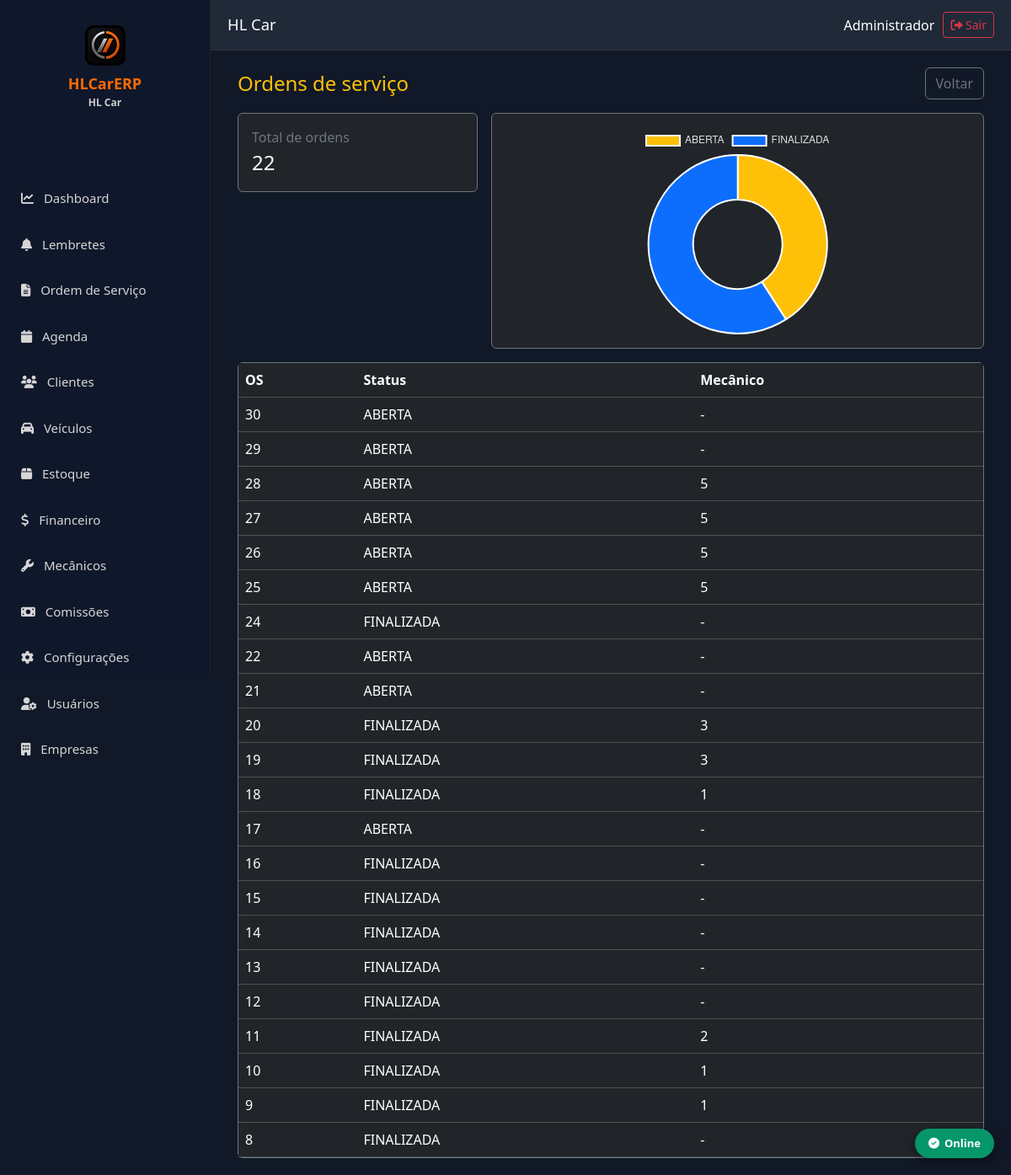
The page /dashboard/ordens (signed in) on the database its author committed.
### models.py (models this page shows)
class Empresa(db.Model):
    __tablename__ = "empresas"
    id = db.Column(db.Integer, primary_key=True)
    razao_social = db.Column(db.String(200), nullable=False)
    nome_fantasia = db.Column(db.String(200), nullable=False)
    cnpj = db.Column(db.String(20), unique=True, nullable=False)
    inscricao_estadual = db.Column(db.String(30))
    telefone = db.Column(db.String(30))
    whatsapp = db.Column(db.String(30))
    email = db.Column(db.String(150))
    site = db.Column(db.String(200))
    data_vencimento = db.Column(db.Date)
    status_pagamento = db.Column(db.String(20), default="ATIVO")  # ATIVO | BLOQUEADO | INATIVO
    plano = db.Column(db.String(50), default="BASICO")
    observacoes_internas = db.Column(db.Text)
    dia_corte_comissao = db.Column(db.Integer, default=15)          # 1 a 28
    aliquota_imposto_comissao = db.Column(db.Float, default=10.0)  # % padrão
    url_nfse = db.Column(db.String(255))
    nfse_provedor = db.Column(db.String(50))
    inscricao_municipal = db.Column(db.String(30))
    certificado_path = db.Column(db.String(255))
    senha_certificado = db.Column(db.String(100))
    codigo_servico = db.Column(db.String(20))
    aliquota_iss = db.Column(db.Numeric(5, 2), default=5.00)
    regime_tributario = db.Column(db.String(10), default="1")
    cep = db.Column(db.String(15))
    endereco = db.Column(db.String(200))
    numero = db.Column(db.String(20))
    complemento = db.Column(db.String(100))
    bairro = db.Column(db.String(100))
    cidade = db.Column(db.String(100))
    estado = db.Column(db.String(2))
    logo = db.Column(db.String(255))
    ativo = db.Column(db.Boolean, default=True, nullable=False)
    criado_em = db.Column(db.DateTime, default=datetime.utcnow, nullable=False)
    alterado_em = db.Column(db.DateTime, default=datetime.utcnow, onupdate=datetime.utcnow)

class OrdemServico(db.Model):
    __tablename__ = "ordens_servico"
    id = db.Column(db.Integer, primary_key=True)
    empresa_id = db.Column(db.Integer, db.ForeignKey("empresas.id"), nullable=False, index=True)
    numero = db.Column(db.Integer, nullable=False)
    cliente_id = db.Column(db.Integer, db.ForeignKey("clientes.id"), nullable=False)
    veiculo_id = db.Column(db.Integer, db.ForeignKey("veiculos.id"))
    status = db.Column(db.String(20), default="ABERTA")
    prioridade = db.Column(db.String(20), default="NORMAL")
    data_abertura = db.Column(db.DateTime, default=datetime.utcnow)
    data_inicio = db.Column(db.DateTime)
    data_finalizacao = db.Column(db.DateTime)
    km = db.Column(db.Integer)
    consultor = db.Column(db.String(120))
    mecanico = db.Column(db.String(120))
    mecanico_id = db.Column(db.Integer, db.ForeignKey("mecanicos.id"))
    mecanico = db.relationship("Mecanico")
    os_origem_id = db.Column(db.Integer, db.ForeignKey("ordens_servico.id"))
    is_retrabalho = db.Column(db.Boolean, default=False)
    defeito_relatado = db.Column(db.Text)
    diagnostico = db.Column(db.Text)
    servico_executado = db.Column(db.Text)
    observacoes = db.Column(db.Text)
    valor_servicos = db.Column(Numeric(18, 2), default=0)
    valor_produtos = db.Column(Numeric(18, 2), default=0)
    desconto = db.Column(Numeric(18, 2), default=0)
    acrescimo = db.Column(Numeric(18, 2), default=0)
    valor_total = db.Column(Numeric(18, 2), default=0)
    criado_em = db.Column(db.DateTime, default=datetime.utcnow)
    alterado_em = db.Column(db.DateTime, default=datetime.utcnow, onupdate=datetime.utcnow)
    empresa = db.relationship("Empresa")
    cliente = db.relationship("Cliente")
    veiculo = db.relationship("Veiculo")
    mecanico_ref = db.relationship("Mecanico", foreign_keys=[mecanico_id])
    os_origem = db.relationship("OrdemServico", remote_side=[id], foreign_keys=[os_origem_id])
    itens = db.relationship("ItemOrdemServico", back_populates="ordem_servico", cascade="all, delete-orphan")
    __table_args__ = (
        UniqueConstraint("empresa_id", "numero", name="uk_os_empresa"),
    )

### app.py (the view)
@app.route("/dashboard/ordens")
@login_required
def dashboard_ordens():
    eid = empresa_atual()
    if not eid:
        return redirect("/login")
    if session.get("usuario_perfil") == "MECANICO":
        return redirect("/ordens")
    ordens = OrdemServico.query.filter_by(empresa_id=eid).order_by(OrdemServico.id.desc()).all()
    por_status = {}
    for o in ordens:
        st = o.status or "Sem status"
        por_status[st] = por_status.get(st, 0) + 1
    return render_template(
        "dashboard_ordens.html",
        ordens=ordens[:30],
        total=len(ordens),
        labels=list(por_status.keys()),
        valores=list(por_status.values()),
    )

### app.py (called while the page is built, shortened)
def login_required(f):
    @wraps(f)
    def decorated_function(*args, **kwargs):
        if "usuario_id" not in session:
            return redirect("/login")
        path = request.path or ""
        livres = ("/assinar", "/logout", "/static", "/uploads", "/login")
        if any(path.startswith(p) for p in livres):
            return f(*args, **kwargs)
        if session.get("usuario_perfil") == "SUPER":
            return f(*args, **kwargs)
    return decorated_function

def empresa_atual():
    eid = session.get("empresa_id")
    if not eid:
        session.clear()
        return None
    return eid

@app.context_processor
def inject_empresa():
    import os
    eid = session.get("empresa_id")
    emp = Empresa.query.get(eid) if eid else None
    nome = "HLCarERP"
    logo_url = None
    if emp:
        nome = emp.nome_fantasia or emp.razao_social or "HLCarERP"
    if eid:
        pasta = os.path.join(app.root_path, "static", "uploads", "logos")
        for ext in ("png", "jpg", "jpeg", "webp"):
            caminho = os.path.join(pasta, f"{eid}.{ext}")
            if os.path.isfile(caminho):
                logo_url = url_for("static", filename=f"uploads/logos/{eid}.{ext}")
                break
    return {"empresa_nome": nome, "empresa_logo": logo_url, "empresa": emp}

### templates/dashboard_ordens.html (shortened to what this page needs)
{% extends "base.html" %}
{% block conteudo %}
<div class="container-fluid">
    <div class="d-flex justify-content-between align-items-center mb-3">
        <h4 class="text-warning mb-0">Ordens de serviço</h4>
        <a href="/" class="btn btn-outline-secondary">Voltar</a>
    </div>
    <div class="row g-3 mb-3">
        <div class="col-md-4">
            <div class="card bg-dark border-secondary p-3">
                <div class="text-secondary">Total de ordens</div>
                <div class="fs-4 text-white">{{ total }}</div>
            </div>
        </div>
        <div class="col-md-8">
            <div class="card bg-dark border-secondary p-3" style="height: 280px;">
                <canvas id="chartStatus"></canvas>
            </div>
        </div>
    </div>
    <div class="card bg-dark border-secondary">
        <div class="table-responsive">
            <table class="table table-dark table-hover mb-0">
                <thead>
                    <tr>
                        <th>OS</th>
                        <th>Status</th>
                        <th>Mecânico</th>
                    </tr>
                </thead>
                <tbody>
                    {% for o in ordens %}
                    <tr>
                        <td>{{ o.id }}</td>
                        <td>{{ o.status }}</td>
                        <td>{{ o.mecanico_id or "-" }}</td>
                    </tr>
                    {% else %}
                    <tr><td colspan="3">Nenhuma ordem.</td></tr>
                    {% endfor %}
                </tbody>
            </table>
        </div>
    </div>
</div>
<script>
new Chart(document.getElementById("chartStatus"), {
    type: "doughnut",
    data: {
        labels: {{ labels|tojson }},
        datasets: [{ data: {{ valores|tojson }}, backgroundColor: ["#ffc107", "#0d6efd", "#20c997", "#dc3545", "#6c757d"] }]
    },
    options: { maintainAspectRatio: false, plugins: { legend: { labels: { color: "#ddd" } } } }
});
</script>
{% endblock %}

### templates/base.html (shortened to what this page needs)
<!DOCTYPE html>
<html lang="pt-br">
<head>
<link href="https://cdn.jsdelivr.net/npm/bootstrap@5.3.7/dist/css/bootstrap.min.css" rel="stylesheet">
<link href="https://cdnjs.cloudflare.com/ajax/libs/font-awesome/6.7.2/css/all.min.css" rel="stylesheet">
<link rel="stylesheet" href="{{ url_for('static', filename='css/offline.css') }}">
</head>
<body>
{% set perfil = (session.get('usuario_perfil') or '')|upper %}
{% set eh_mecanico = perfil == 'MECANICO' %}
{% set pode_usuarios = perfil in ['ADMIN', 'SUPER'] %}
<div class="sidebar" id="sidebar">
    <div class="logo" style="text-align:center; padding:10px 0 20px; min-height:160px;">
        <img src="{{ url_for('static', filename='icons/icon-192.png') }}" alt="HLCarERP" style="width:48px; height:48px; border-radius:10px; display:block; margin:0 auto 8px;">
        <div style="color:#ff6b00; font-weight:bold; font-size:18px; margin-top:8px;">HLCarERP</div>
        <div style="color:#ccc; font-size:12px;">{{ empresa_nome }}</div>
    </div>
    <ul class="menu">
        {% if eh_mecanico %}
        <li><a href="/ordens"><i class="fa fa-file-alt me-2"></i> Minhas OS</a></li>
        <li><a href="/agenda"><i class="fa fa-calendar me-2"></i> Agenda</a></li>
        {% else %}
        <li><a href="/"><i class="fa fa-chart-line me-2"></i> Dashboard</a></li>
        <li>
            <a href="/lembretes">
                <i class="fa fa-bell me-2"></i> Lembretes
            </a>
        </li>
        <li><a href="/ordens"><i class="fa fa-file-alt me-2"></i> Ordem de Serviço</a></li>
        <li><a href="/agenda"><i class="fa fa-calendar me-2"></i> Agenda</a></li>
        <li><a href="/clientes"><i class="fa fa-users me-2"></i> Clientes</a></li>
        <li><a href="/veiculos"><i class="fa fa-car me-2"></i> Veículos</a></li>
        <li><a href="/estoque"><i class="fa fa-box me-2"></i> Estoque</a></li>
        <li><a href="/financeiro"><i class="fa fa-dollar-sign me-2"></i> Financeiro</a></li>
        <li><a href="/mecanicos"><i class="fa fa-wrench me-2"></i> Mecânicos</a></li>
        <li><a href="/comissoes"><i class="fa fa-money-bill me-2"></i> Comissões</a></li>
        <li><a href="/configuracoes"><i class="fa fa-cog me-2"></i> Configurações</a></li>
        {% endif %}
        {% if pode_usuarios %}
        <li><a href="/usuarios"><i class="fa fa-user-cog me-2"></i> Usuários</a></li>
        {% endif %}
        {% if session.get('usuario_perfil') == 'SUPER' %}
        <li><a href="/empresas"><i class="fa fa-building me-2"></i> Empresas</a></li>
        {% endif %}
    </ul>
</div>
<div class="topbar">
    <div class="d-flex align-items-center gap-2">
        <h3 class="mb-0">{{ empresa_nome }}</h3>
    </div>
    <div class="usuario">
        <span>{{ session.get('usuario_nome', 'Usuário') }}</span>
        <a href="/logout" class="btn btn-sm btn-outline-danger">
            <i class="fa fa-sign-out-alt"></i> Sair
        </a>
    </div>
</div>
<div class="content">
    {% block conteudo %}
    {% endblock %}
</div>
<div id="hl-offline-badge" class="hl-badge online">
    <i class="fa fa-check-circle"></i> Online
</div>
</body>
</html>

### static/css/offline.css (style rules this page uses)
#hl-offline-badge { position: fixed; bottom: 20px; right: 20px; z-index: 9999; padding: 8px 16px; border-radius: 20px; font-size: 13px; font-weight: 600; color: #fff; box-shadow: 0 4px 12px rgba(0,0,0,0.4); display: flex; align-items: center; gap: 6px; transition: all 0.3s ease; }
#hl-offline-badge.online { background: #059669; }

### templates/base.html (style rules this page uses)
* { margin:0; padding:0; box-sizing:border-box; font-family:Segoe UI,Tahoma,Geneva,Verdana,sans-serif; }
body { background:#111827; overflow-x:hidden; }
.sidebar { position:fixed; left:0; top:0; width:250px; height:100vh; background:#0f172a; border-right:1px solid #222; padding-top:20px; z-index:1050; transition: transform 0.3s ease; }
.logo { text-align:center; font-size:26px; font-weight:bold; color:#ff6b00; margin-bottom:30px; }
.menu { list-style:none; padding:0; }
.menu li { margin-bottom:4px; }
.menu a { display:block; padding:14px 25px; text-decoration:none; color:#d6d6d6; font-size:15px; transition:.25s; }
.topbar { position:fixed; left:250px; top:0; right:0; height:60px; background:#1f2937; display:flex; justify-content:space-between; align-items:center; padding:0 20px; border-bottom:1px solid #333; z-index:1000; transition: left 0.3s ease; }
.topbar h3 { color:white; margin:0; font-size:1.15rem; }
.usuario { color:#fff; display:flex; align-items:center; gap:10px; }
.content { margin-left:250px; margin-top:60px; padding:20px; min-height:calc(100vh - 60px); transition: margin-left 0.3s ease; }
.table-responsive { overflow-x:auto; -webkit-overflow-scrolling:touch; }
.table-dark th, .table-dark td { white-space:nowrap; }

### rows shown on the page
Empresa: nome_fantasia "HL Car"
OrdemServico: id "30", status "ABERTA", mecanico_id "-"
OrdemServico: id "29", status "ABERTA", mecanico_id "-"
OrdemServico: id "28", status "ABERTA", mecanico "5"
OrdemServico: id "27", status "ABERTA", mecanico "5"
OrdemServico: id "26", status "ABERTA", mecanico "5"
OrdemServico: id "25", status "ABERTA", mecanico "5"
OrdemServico: id "24", status "FINALIZADA", mecanico_id "-"
OrdemServico: id "22", status "ABERTA", mecanico_id "-"
OrdemServico: id "21", status "ABERTA", mecanico_id "-"
OrdemServico: id "20", status "FINALIZADA", mecanico "3"
OrdemServico: id "19", status "FINALIZADA", mecanico "3"
OrdemServico: id "18", status "FINALIZADA", mecanico "1"
OrdemServico: id "17", status "ABERTA", mecanico_id "-"
OrdemServico: id "16", status "FINALIZADA", mecanico_id "-"
OrdemServico: id "15", status "FINALIZADA", mecanico_id "-"
OrdemServico: id "14", status "FINALIZADA", mecanico_id "-"
OrdemServico: id "13", status "FINALIZADA", mecanico_id "-"
OrdemServico: id "12", status "FINALIZADA", mecanico_id "-"
OrdemServico: id "11", status "FINALIZADA", mecanico "2"
OrdemServico: id "10", status "FINALIZADA", mecanico "1"
OrdemServico: id "9", status "FINALIZADA", mecanico "1"
OrdemServico: id "8", status "FINALIZADA", mecanico_id "-"

### other values the page prints
{{ session.get('usuario_nome', 'Usuário') }} "Administrador"
{{ total }} "22"
chart data {{ labels|tojson }} ["ABERTA", "FINALIZADA"]
chart data {{ valores|tojson }} [9, 13]
